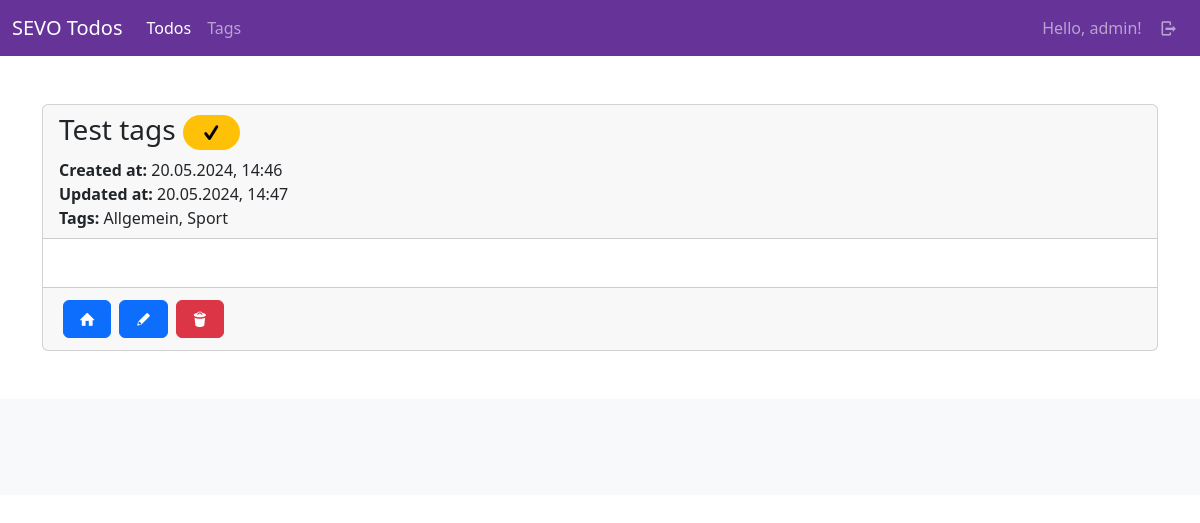
The app's page /todos/detail/9 (signed in), older data.
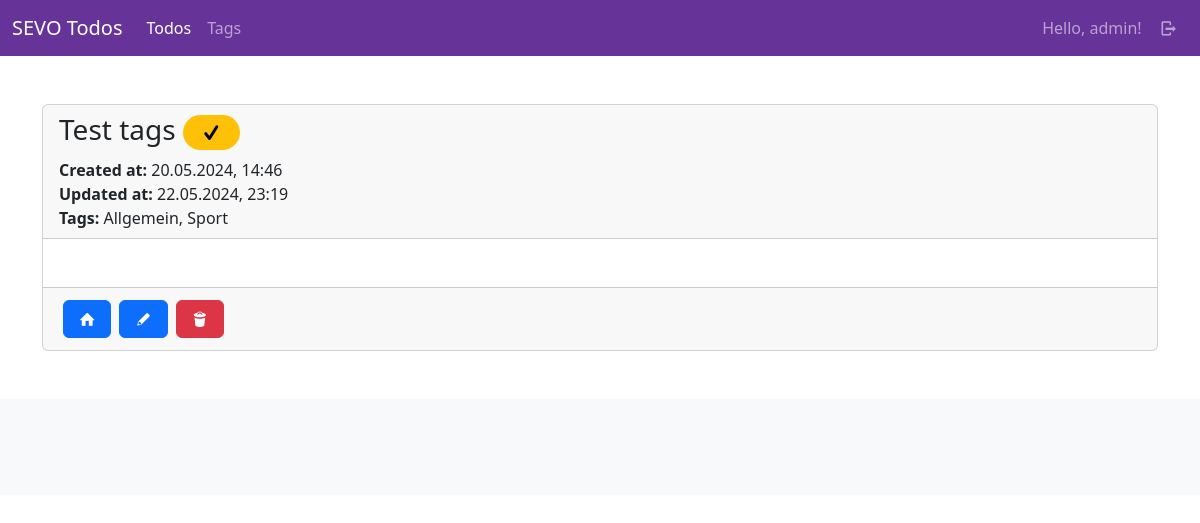
The same page, newer data.
### todos/models.py (models this page shows, shortened)
class Todo(models.Model):
    user = models.ForeignKey(User, on_delete=models.CASCADE)
    title = models.CharField(max_length=255)
    content = tinymce_models.HTMLField()
    tags = models.ManyToManyField(Tag, blank=True)
    done = models.BooleanField(default=False)
    created_at = models.DateTimeField(auto_now_add=True)
    updated_at = models.DateTimeField(auto_now=True)
    class Meta:
        ordering = ["-created_at"]
        pass
    def get_tags_str(self):
        tags = self.tags.all()
        tags_list = [tag.name for tag in tags]
        return ", ".join(tags_list)

class Tag(models.Model):
    user = models.ForeignKey(User, on_delete=models.CASCADE)
    name = models.CharField(max_length=100)
    class Meta:
        ordering = ["name"]

### todos/views/todo_views.py (the view)
# urls.py: path("detail/<int:id>", todo_views.detail, name="todos-detail"),
@login_required(login_url="sevo-auth-login")
def detail(request, id):
    current_user = request.user
    todo = get_object_or_404(models.Todo, id=id, user=current_user)
    return render(request, "todos/todo/detail.html", {
        "title": _("Todo detail"),
        "todo": todo
    })

### todos/templates/todos/todo/detail.html (shortened to what this page needs)
{% extends "base_main.html" %}
{% load i18n %}
{% block main %}
    <div class="card">
        <div class="card-header">
            <h3>{{ todo.title }}
                <span class="badge rounded-pill {% if todo.done %}text-bg-success{% else %}text-bg-warning{% endif %}">
                    <i class="demo-icon icon-check"></i>
                </span>
            </h3>
            <div>
                <strong>{% trans "Created at" %}:</strong> {{ todo.created_at|date:"d.m.Y, H:i" }}
            </div>
            <div>
                <strong>{% trans "Updated at" %}:</strong> {{ todo.updated_at|date:"d.m.Y, H:i" }}
            </div>
            <div>
                <strong>{% trans "Tags" %}:</strong>
                {{ todo.get_tags_str}}
            </div>
        </div>
        <div class="card-body">
        </div>
        <div class="card-footer">
            <div class="d-flex justify-content-start align-content-center">
                <a class="d-block btn btn-primary d-block m-1" href="{% url "todos-index" %}"><i class="demo-icon icon-home"></i></a>
                <a class="btn btn-primary d-block m-1" href="{% url "todos-update" id=todo.id %}"><i class="demo-icon icon-pencil"></i></a>
                <a class="btn btn-danger d-block m-1" href="{% url "todos-delete" id=todo.id %}"><i class="demo-icon icon-trash"></i></a>
            </div>
        </div>
    </div>
{%  endblock %}

Row changes from the older to the newer data that the page shows:
changed Todo "Test tags": updated_at "20.05.2024, 14:47" → "22.05.2024, 23:19"
